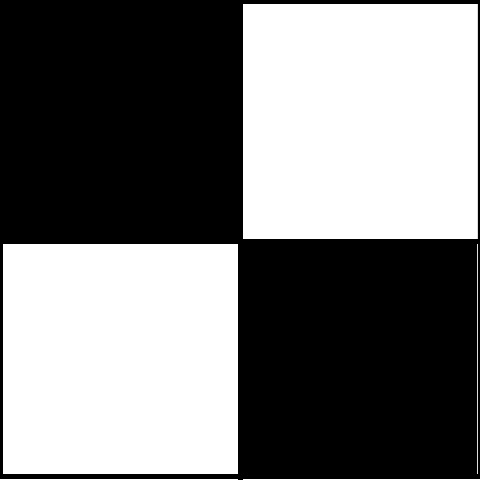
#> input picture Expt_3-Logical_Operations/bw1.jpg, 480 x 480 px
$ jupyter execute expt_3.ipynb
#> lines starting #> are read from the running program, lines starting #| are printed output that depends on the picture
# Experiment 3: Logical Operations

### Import the required dependencies

[cell 1]
import cv2
import matplotlib.pyplot as plt
import numpy as np
import os

### Reading image A and image B

[cell 2]
imgA = cv2.imread("bw1.jpg")
#> imgA is the input picture: shape (480, 480, 3); min 0, max 255, mean 121.7
imgB = cv2.imread("bw2.jpg")
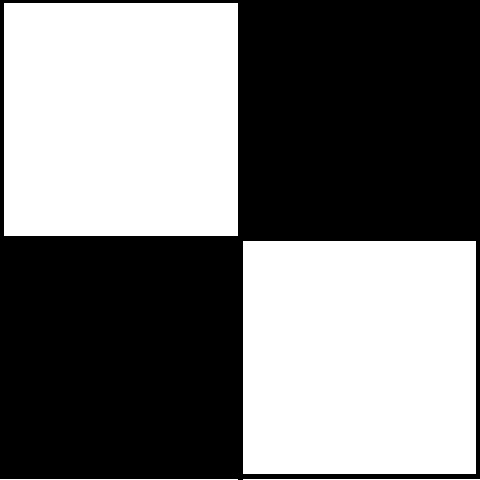
#> input picture Expt_3-Logical_Operations/bw2.jpg, 480 x 480 px
#> imgB is the input picture: shape (480, 480, 3); min 0, max 255, mean 121

### Displaying image A and image B

[cell 3]
# Image A
plt.imshow(imgA)

[cell 4]
# Image B
plt.imshow(imgB)

## Image A + Image B

[cell 5]
imgAplusB = imgA + imgB
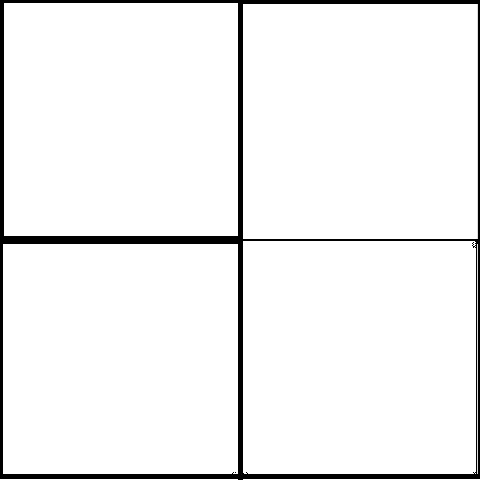
#> imgAplusB: shape (480, 480, 3); min 0, max 255, mean 242.1

# Displaying imageA + imageB
plt.imshow(imgAplusB)

## Image A - image B

[cell 6]
imgAminusB = imgA - imgB

# Displaying imageA - imageB
plt.imshow(imgAminusB)

## Image A / image B

[cell 7]
imgAdivB = cv2.divide(imgA, imgB)

# Diplaying image A / image B
plt.imshow(imgAdivB)

## Image A * Image B

[cell 8]
imgAmulB = cv2.multiply(imgA, imgB)

# Displaying image A * image B
plt.imshow(imgAmulB)

## Image A AND Image B

[cell 9]
imgAandB = cv2.bitwise_and(imgA, imgB)

# Displaying imgA AND imagB
plt.imshow(imgAandB)

## Image A OR Image B

[cell 10]
imgAorB = cv2.bitwise_or(imgA, imgB)

[cell 11]
# Displaying imgA OR imgB
plt.imshow(imgAorB)

## NOT of Image A

[cell 12]
notimgA = cv2.bitwise_not(imgA)
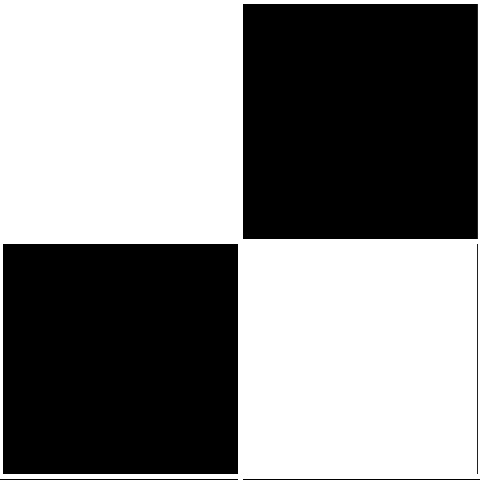
#> notimgA: shape (480, 480, 3); min 0, max 255, mean 133.3

[cell 13]
# Displaying NOT of Image A
plt.imshow(notimgA)

## NOT of image B

[cell 14]
notimgB = cv2.bitwise_not(imgB)
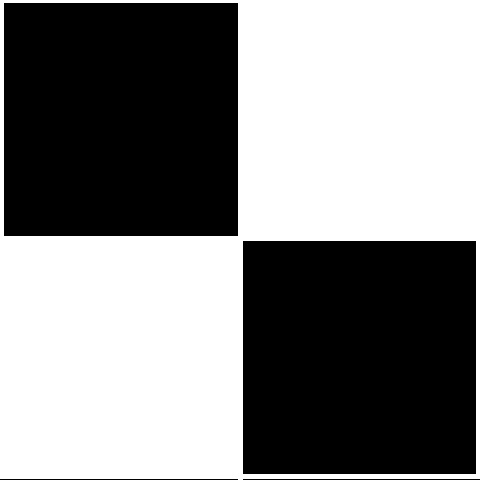
#> notimgB: shape (480, 480, 3); min 0, max 255, mean 134

[cell 15]
## Displaying NOT of img B
plt.imshow(notimgB)

## Image A XOR Image B

[cell 16]
imgAxorB =  cv2.bitwise_xor(imgA, imgB)
